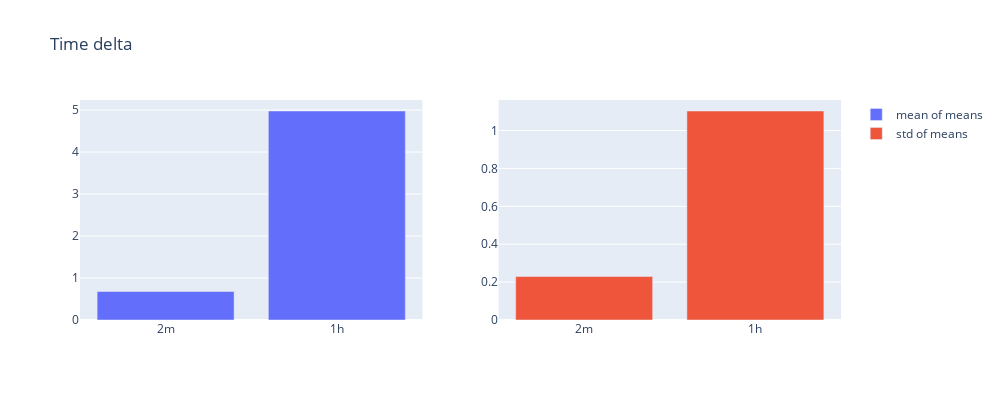

Here is the notebook cell this chart was saved with:
### Code cell
bar_plot("Time delta", "time_delta_plot", timedelta)

### Figure 1 — Plotly figure (JSON) as saved in the notebook; plotly's stock layout.template omitted (floating-point values rounded to 4 significant figures)
{"data": [{"name": "mean of means", "type": "bar", "x": ["2m", "1h"], "xaxis": "x", "y": [0.6795, 4.978], "yaxis": "y"}, {"name": "std of means", "type": "bar", "x": ["2m", "1h"], "xaxis": "x2", "y": [0.2293, 1.103], "yaxis": "y2"}], "layout": {"height": 400, "title": {"text": "Time delta"}, "width": 1000, "xaxis": {"anchor": "y", "autorange": true, "domain": [0, 0.45], "range": [-0.5, 1.5], "type": "category"}, "xaxis2": {"anchor": "y2", "autorange": true, "domain": [0.55, 1], "range": [-0.5, 1.5], "type": "category"}, "yaxis": {"anchor": "x", "autorange": true, "domain": [0, 1], "range": [0, 5.24], "type": "linear"}, "yaxis2": {"anchor": "x2", "autorange": true, "domain": [0, 1], "range": [0, 1.161], "type": "linear"}}}
